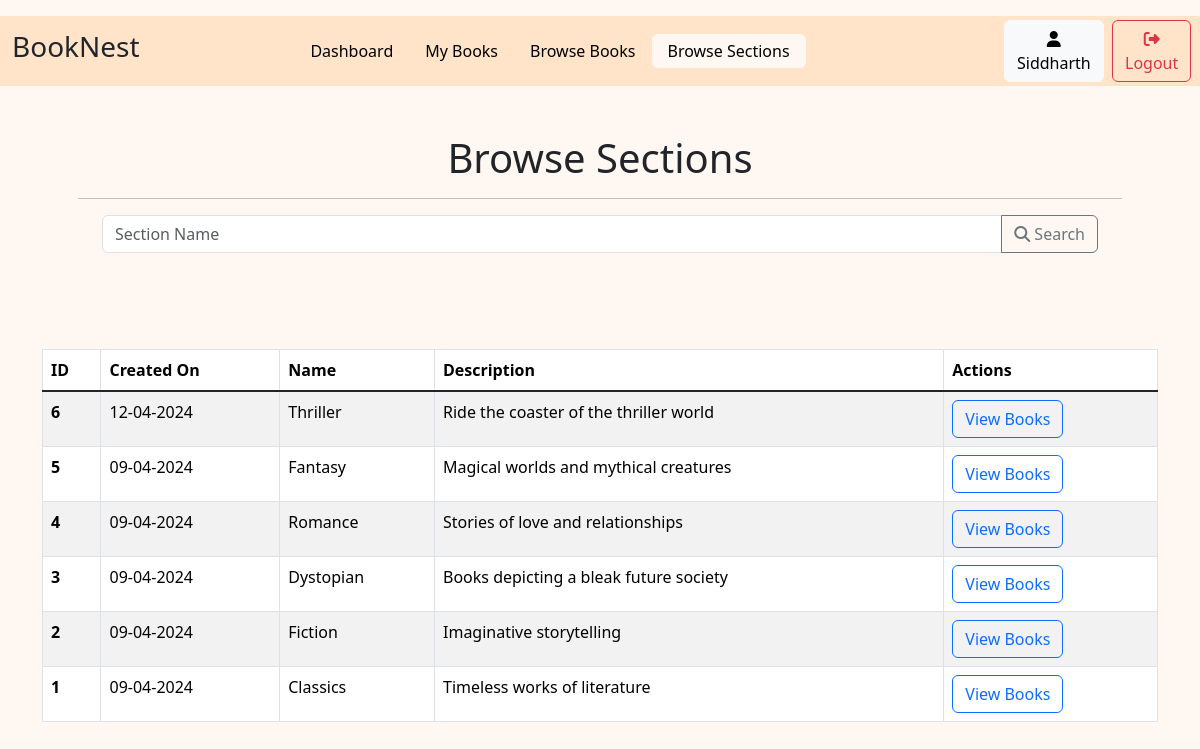
Screenshot of /browseSections/ (signed in) with the database file from the repository.
### models.py (models this page shows)
class user(db.Model):
    user_id = db.Column(db.Integer, autoincrement=True, primary_key=True)
    username = db.Column(db.String(), unique=True)
    email = db.Column(db.String, unique=True)
    date_created = db.Column(db.DateTime, default=datetime.datetime.now)
    passhash = db.Column(db.String(256))
    is_admin=db.Column(db.Boolean, default=False)

class section(db.Model):
    section_id = db.Column(db.Integer, primary_key=True, autoincrement=True)
    name = db.Column(db.String)
    date_created = db.Column(db.DateTime, default=datetime.datetime.now)
    description = db.Column(db.String)
    books=db.relationship('book', backref='sections', lazy=True, cascade='all, delete-orphan')

### routes.py (the view)
@app.route('/browseSections/')
@auth_required
def browseSections():
    User=user.query.get(session['user_id'])
    sections=section.query.order_by(section.date_created.desc()).all()
    Sections=request.args.get('Sections') or ''
    if Sections:
        sections=section.query.filter(section.name.ilike(f'%{Sections}%')).all()
    return render_template('browseSections.html', sections=sections, User=User, active='browseSections', Sections=Sections)

### routes.py (called while the page is built)
def auth_required(func):
    @wraps(func)
    def inner(*args, **kwargs):
        if 'user_id' in session:
            return func(*args, **kwargs)
        else:
            flash('Please login to proceed')
            return redirect(url_for('login'))
    return inner

### templates/browseSections.html (shortened to what this page needs)
{% extends 'layout.html' %}
{% block content %}
{% include 'navbar.html' %}
<div class="container p-5">
    <h1 class="text-center">Browse Sections</h1>
    <hr>
    <div class="container">
        <form action="" method="">
            <div class="input-group container pb-5">
                <input type="text" name='Sections' value="{{Sections}}" class="form-control" placeholder="Section Name">
                <button class="btn btn-outline-secondary" type="submit" id="button-addon2">
                    <i class="fa-solid fa-magnifying-glass"></i> Search</button>
            </div>
        </form>
    </div>
</div>
<div class="container">
    <table class="table table-striped table-hover table-bordered">
        <thead>
            <tr>
                <th scope="col">ID</th>
                <th scope="col">Created On</th>
                <th scope="col">Name</th>
                <th scope="col">Description</th>
                <th scope="col">Actions</th>
            </tr>
        </thead>
        <tbody class="table-group-divider">
            {% for item in sections %}
            <tr>
                <th scope="row">{{item.section_id}}</th>
                <td>{{item.date_created.strftime('%d-%m-%Y')}}</td>
                <td>{{item.name}}</td>
                <td>{{item.description}}</td>
                <td>
                    <a href="{{url_for('viewBySection', id=item.section_id)}}" class="btn btn-outline-primary">View Books</a>
                </td>
            </tr>
            {% endfor %}
        </tbody>
    </table>
</div>
{% endblock %}

### templates/navbar.html
<div class="container-fluid" style="background-color: #FFE4C9;">
    <div class="row mt-3 justify-content-between " >
        <div class="col-1 align-self-center">
            <h3>BookNest</h3>
        </div>
        <div class="col-9 align-self-center">
            <ul class="nav justify-content-center nav-pills ">
                <li class="nav-item">
                    <a class="{% if active=='Dashboard' %}nav-link active{% else %}nav-link{%endif %}" href="{{url_for('user_dashboard', id=User.user_id)}}">Dashboard</a>
                </li>
                <li class="nav-item">
                    <a class="{% if active=='myBook' %}nav-link active{% else %}nav-link{%endif %}" href="{{url_for('myBook', id=User.user_id)}}">My Books</a>
                </li>
                <li class="nav-item">
                    <a class="{% if active=='browseBooks' %}nav-link active{% else %}nav-link{%endif %}" href="{{url_for('browseBooks')}}">Browse Books</a>
                </li>
                <li class="nav-item">
                    <a class="{% if active=='browseSections' %}nav-link active{% else %}nav-link{%endif %}" href="{{url_for('browseSections')}}">Browse Sections</a>
                </li>
            </ul>
        </div>
        <div class="col-1 align-self-center p-1">
            <a class="btn btn-light" href="{{url_for('profile',id=User.user_id)}}">
                <i class="fa-solid fa-user"></i> {{User.username}}
            </a>
        </div>
        <div class="col-1 align-self-center">
            <a class="btn btn-outline-danger" href="{{url_for('logout')}}">
                <i class="fa-solid fa-right-from-bracket"></i>Logout
            </a>
        </div>
    </div>
</div>

### Static/style.css (style rules this page uses)
.nav-pills .nav-link.active { color: black; background-color: #FFF7F1; }
.nav-pills .nav-link { color: black; }
.nav>li>a { padding-top: 5px; padding-bottom: 5px; }
body { background-color: #FFF7F1; }

### rows the page displays
user: username "Siddharth"
section: section_id "6", date_created "12-04-2024", name "Thriller", description "Ride the coaster of the thriller world"
section: section_id "5", date_created "09-04-2024", name "Fantasy", description "Magical worlds and mythical creatures"
section: section_id "4", date_created "09-04-2024", name "Romance", description "Stories of love and relationships"
section: section_id "3", date_created "09-04-2024", name "Dystopian", description "Books depicting a bleak future society"
section: section_id "2", date_created "09-04-2024", name "Fiction", description "Imaginative storytelling"
section: section_id "1", date_created "09-04-2024", name "Classics", description "Timeless works of literature"
